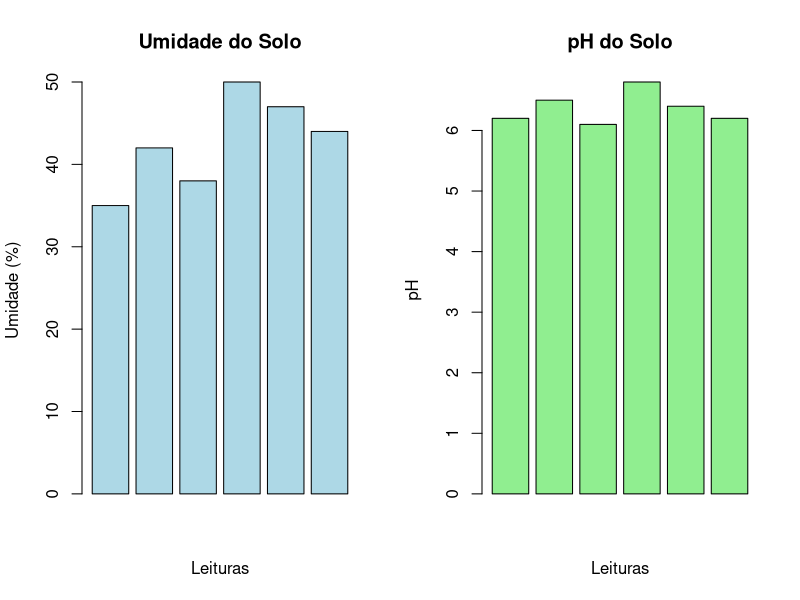

Reproduce this figure in R.
# ============================================
# FARMTECH SOLUTIONS - ANALISE EM R
# ============================================

# Dados simulados de umidade do solo (%)
umidade <- c(35, 42, 38, 50, 47, 44)

# Dados simulados de pH do solo
ph <- c(6.2, 6.5, 6.1, 6.8, 6.4, 6.2)

# ============================================
# ANALISE DE UMIDADE
# ============================================
cat("=== Análise de Umidade ===\n")
cat("Média:", mean(umidade), "\n")
cat("Mediana:", median(umidade), "\n")
cat("Desvio Padrão:", sd(umidade), "\n\n")

# ============================================
# ANALISE DE pH
# ============================================
cat("=== Análise de pH ===\n")
cat("Média do pH:", mean(ph), "\n\n")

# ============================================
# CORRELAÇÃO ENTRE UMIDADE E pH
# ============================================
cat("=== Correlação Umidade x pH ===\n")
cat("Correlação:", cor(umidade, ph), "\n\n")

# ============================================
# DECISAO DE IRRIGACAO
# ============================================
cat("=== Decisão de Irrigação ===\n")
media_umidade <- mean(umidade)

if (media_umidade < 60) {
  cat("Solo seco -> LIGAR irrigação\n")
} else {
  cat("Solo úmido -> NÃO ligar irrigação\n")
}

# ============================================
# GRAFICOS
# ============================================
png("grafico_irrigacao.png", width = 1000, height = 500)

par(mfrow = c(1, 2))

barplot(
  umidade,
  main = "Umidade do Solo",
  xlab = "Leituras",
  ylab = "Umidade (%)",
  col = "lightblue"
)

barplot(
  ph,
  main = "pH do Solo",
  xlab = "Leituras",
  ylab = "pH",
  col = "lightgreen"
)

dev.off()
